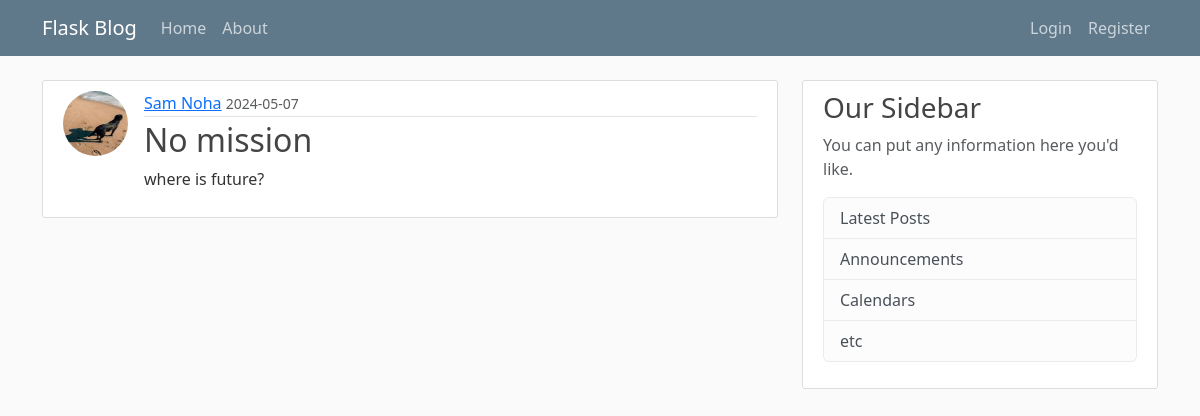
Screenshot of /post/2 with the database file from the repository.
### flaskblog/models.py (models this page shows, shortened)
class User(db.Model, UserMixin):
  id= db.Column(db.Integer, primary_key=True)
  username = db.Column(db.String(20), unique=True, nullable=False)
  email = db.Column(db.String(120), unique=True, nullable=False)
  image_file = db.Column(db.String(20), nullable=False, default='default.jpg')
  password = db.Column(db.String(60), nullable=False)
  posts = db.relationship('Post', backref='author', lazy=True)

class Post(db.Model):
  id= db.Column(db.Integer, primary_key=True)
  title = db.Column(db.String(100), unique=True, nullable=False)
  date_posted = db.Column(db.DateTime, nullable=False, default=datetime.now)
  content = db.Column(db.Text, nullable=False)
  user_id = db.Column(db.Integer, db.ForeignKey('user.id'), nullable=False)

### flaskblog/routes.py (the view)
@app.route('/post/<int:post_id>')
def post(post_id):
  post = Post.query.get_or_404(post_id)
  return render_template('post.html',title=post.content, post=post)

### flaskblog/templates/post.html (shortened to what this page needs)
{% extends "layout.html" %}
{% block content %}
<article class="media content-section d-flex">
    <div>
        <img src="{{ url_for('static', filename='profile_pics/' + post.author.image_file) }}" alt=""
            class="rounded-circle article-img">
    </div>
    <div class="media-body w-100">
        <div class="article-metadata">
            <a class="mr-2" href="#">{{ post.author.username }}</a>
            <small class="text-muted">{{ post.date_posted.strftime('%Y-%m-%d') }}</small>
        </div>
        <h2 class="article-title">{{ post.title }}</a></h2>
        <p class="article-content">{{ post.content }}</p>
    </div>
</article>
{% endblock content %}

### flaskblog/static/main.css (style rules this page uses)
body { background: #fafafa; color: #333333; margin-top: 5rem; }
h1, h2, h3, h4, h5, h6 { color: #444444; }
.content-section { background: #ffffff; padding: 10px 20px; border: 1px solid #dddddd; border-radius: 3px; margin-bottom: 20px; }
.article-title { color: #444444; }
.article-content { white-space: pre-line; }
.article-img { height: 65px; width: 65px; margin-right: 16px; }
.article-metadata { padding-bottom: 1px; margin-bottom: 4px; border-bottom: 1px solid #e3e3e3 }

### rows the page displays
User: image_file (picture), author.username "Sam Noha"
Post: date_posted "2024-05-07", title "No mission", content "where is future?"
